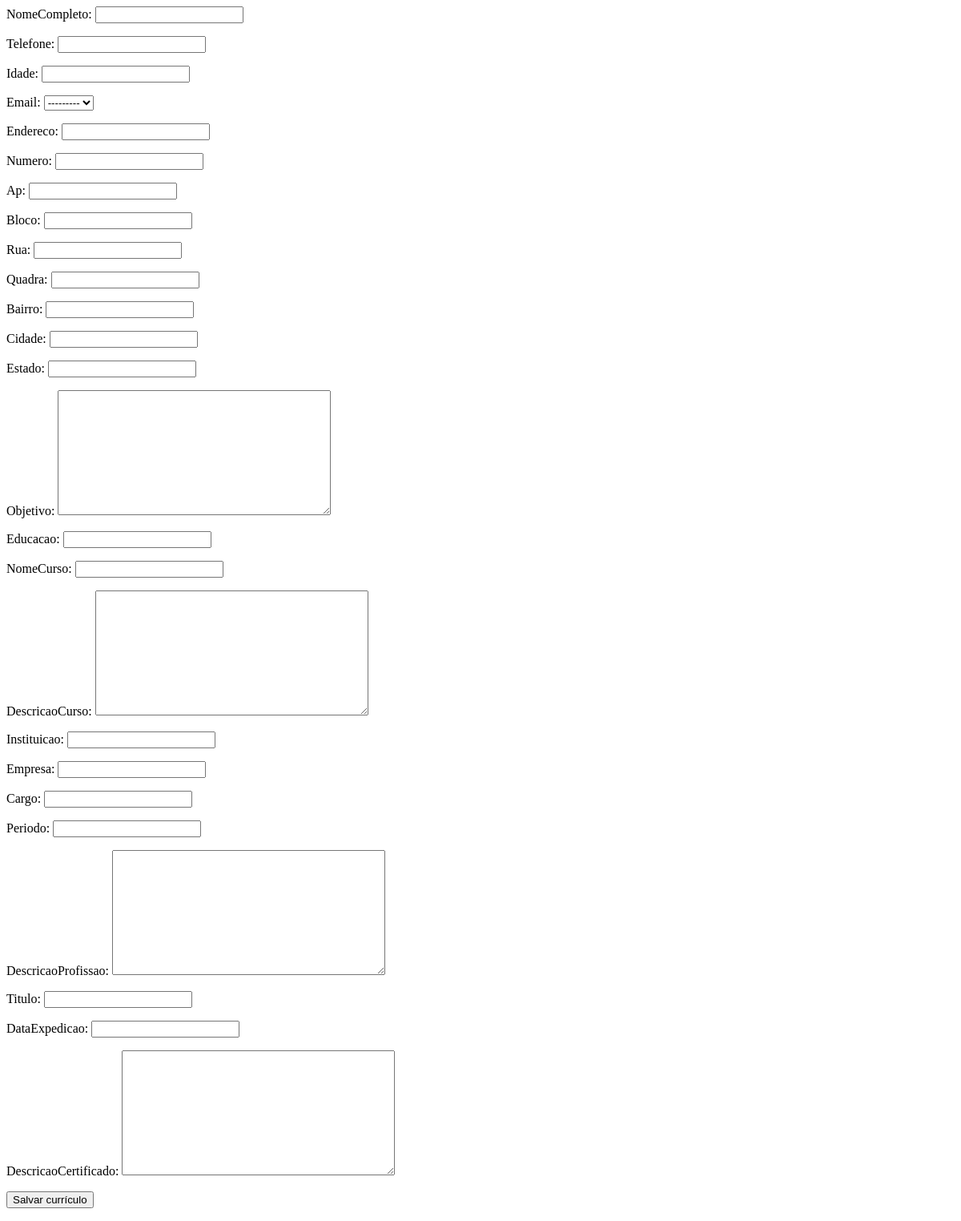
Page /curriculo/criar on the earlier database version.
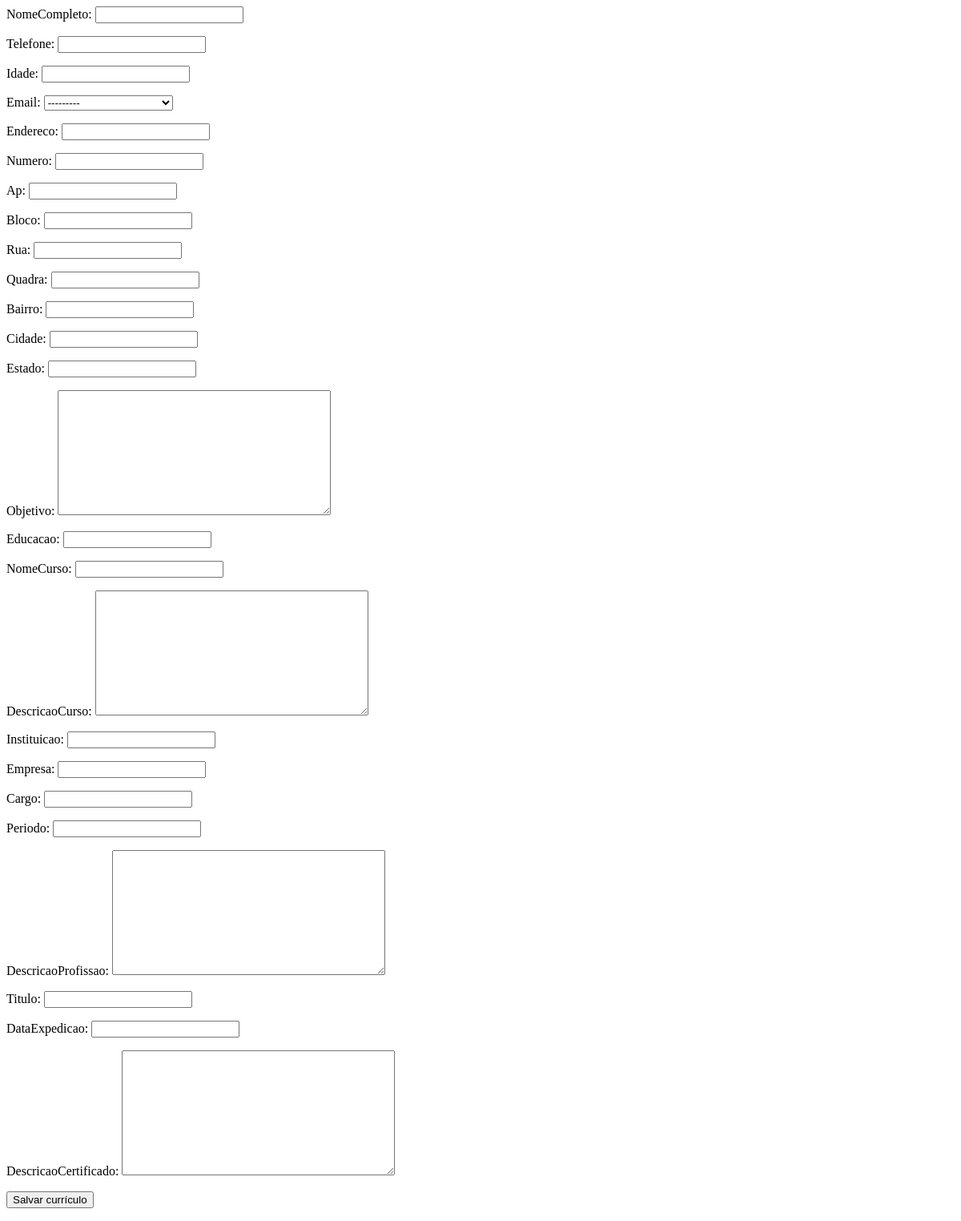
Same page on the later database version.
### contas/models.py (models this page shows)
class Usuario(models.Model):
    email = models.CharField(max_length=100)
    senha = models.CharField(max_length=30)
    def __str__(self):
        return self.email

### contas/views.py (the view)
# urls.py: path('curriculo/criar', criar_currilo, name='url_criar'),
def criar_currilo(request):
    data = {}
    form = CurriculoForm(request.POST or None)
    if form.is_valid():
        form.save()
        return redirect('url_listagem')
    data['form'] = form
    return render(request, 'curriculo/criar.html', data)

### contas/form.py
class CurriculoForm(ModelForm):
    class Meta:
        model = Curriculo
        fields = [
            'nomeCompleto',
            'telefone',
            'idade',
            'email',
            'endereco',
            'numero',
            'ap',
            'bloco',
            'rua',
            'quadra',
            'bairro',
            'cidade',
            'estado',
            'objetivo',
            'educacao',
            'nomeCurso',
            'descricaoCurso',
            'instituicao',
            'empresa',
            'cargo',
            'periodo',
            'descricaoProfissao',
            'titulo',
            'dataExpedicao',
            'descricaoCertificado'
        ]

### contas/templates/curriculo/criar.html (shortened to what this page needs)
<html lang="pt">
<head>
</head>
<body>
    <form action="" method="POST">
        {{form.as_p}}
        <button type="submit" >Salvar currículo</button>
    </form>
</body>
</html>

Differences in the rows shown:
added Usuario: email "---------"
Other differences:
form field email: "---------" → (not shown)
